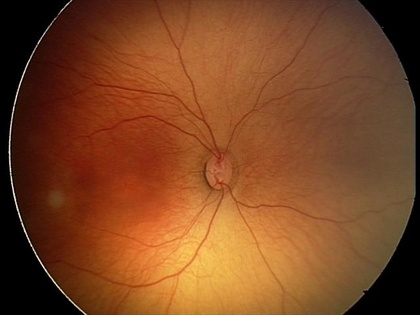
%> input picture Retinal_Images/Images/Control028_Serie2_4.jpg, 420 x 315 px, shrunk from 640 x 480 before the run
$ octave ODMaskSegmentation.m   (GNU Octave 9; MATLAB toolbox functions it lacks are replaced by stand-ins)
%> lines starting %> are read from the running program, lines starting %| are printed output that depends on the picture; in (x1, y1, x2, y2) boxes, pixels count from 0 and x2, y2 are one past the last pixel; in counts of white or black regions, pixels touching at a corner belong together; the program's own positions count from 1
### OpticalDiskMask.m
function [mask, center, radii] = OpticalDiskMask(i, RetCam, metric_th)

    %parametry pro BF
    sigmas = 5;        %  spatial gaussian kernel
    sigmar100 = 100;    %  range gaussian kernel for BF
    w = 6*round(sigmas)+1;
    tol = 0.01;

    [r, s, ~]=size(i);

    model_RG(:,:,1)= i (:,:,1); %Green and red channel extraction
    model_RG(:,:,2)= i (:,:,2);
    model_RG(:,:,3)= zeros (r,s);

    model_RG=rgb2gray(model_RG); % Monochromatic conversion
    %model_RG(~segImg) = mean(model_RG(:));

    hist=adapthisteq(model_RG); %Histogram equalization

    Img=imadjust(hist,[0.1; 0.8],[0; 0.9]); %Intensity transformation

    f=double(Img);

    L = 0;
    [M, N]=computeTruncation(f, sigmar100, w, tol);
    [f100, ~] = computeDivergence(f, f, sigmas,sigmar100,L,w,N,M);
    Img = double(f100);

    Img = double(Img(:,:,1)); %format double

    %Definition of center of initial contour
    greenImg = i(:,:,2);
    mask = imbinarize(greenImg,0.01);
    mask = imfill(mask, [100,100]);
    mask(1:10, :) = 0;
    mask(end-10:end, :) = 0;
    scrtele = strel('disk', 50);
    mask = imerode(mask, scrtele);

    if ~RetCam
        greenChannel = im2double(i(:,:,2));

        kernel_size = 30;
        mean_kernel = ones(kernel_size) / (kernel_size^2);
        background_estimate = conv2(greenChannel, mean_kernel, 'same');
        normalized_image = greenChannel - background_estimate;
        normalized_image(~mask) = mean(mean(normalized_image));

        DoGInput = normalized_image;
    else
        [BW,~] = createYellowMask(i);
        mask = mask & BW;

        redChannel = im2double(i(:,:,1));

        DoGInput = redChannel;
    end

    gSize = 70;
    gaussian1 = fspecial('Gaussian', gSize, 15);
    gaussian2 = fspecial('Gaussian', gSize, 17);
    dog = gaussian1 - gaussian2;
    filtImg = conv2(DoGInput, dog, 'same');
    filtImg(~mask) = mean(mean(filtImg(mask)));
    filtImg = imadjust(filtImg);

    [centers,radiis,metric] = imfindcircles(filtImg,[10 40], 'EdgeThreshold',0.25);
    mask = zeros(size(redChannel));
    center = [];
    radii =[];
    if ~isempty(centers)
        if metric(1) > metric_th
            xt = centers(1,1);
            yt = centers(1,2);

            a=2.5; % Size of horizontal axis of initial active contour in the shape of ellipse
            b=5.5;  % Size of vertical axis of initial active contour in the shape of ellipse
            NumIter = 300; %iterations
            timestep=.05; %time step
            mu=.05/timestep;% level set regularization term, please refer to "Chunming Li and et al. Level Set Evolution Without Re-initialization: A New Variational Formulation, CVPR 2005"
            sigma = 10;%size of kernel
            epsilon = .01;
            c0 = 2.6; % the constant value
            lambda1=1.01;%outer weight, please refer to "Chunming Li and et al,  Minimization of Region-Scalable Fitting Energy for Image Segmentation, IEEE Trans. Image Processing, vol. 17 (10), pp. 1940-1949, 2008"
            lambda2=1.05;%inner weight
            %if lambda1>lambda2; tend to inflate
            %if lambda1<lambda2; tend to deflate
            nu = 0.0005*255*255;%length term
            alf = 25;%data term weight

            %Define segmentation based on the active contour model
            [Height, Wide] = size(Img);
            [xx, yy] = meshgrid(1:Wide,1:Height);
            phi = (sqrt(((xx - xt).^2/a + (yy - yt).^2/b )) - 10); % initial active contour defintion
            phi = sign(phi).*c0;

            Ksigma=fspecial('gaussian',round(2*sigma)*2 + 1,sigma); %  kernel
            ONE=ones(size(Img));
            KONE = imfilter(ONE,Ksigma,'replicate');
            KI = imfilter(Img,Ksigma,'replicate');
            KI2 = imfilter(Img.^2,Ksigma,'replicate');
            %pause(0.02)

            % Compute segmentation over set iterations
            for iter = 1:NumIter
                phi =evolution_LGD(Img,phi,epsilon,Ksigma,KONE,KI,KI2,mu,nu,lambda1,lambda2,timestep,alf);
            end

            [r, s]=size(phi);

            for i=1:r
                for j=1:s
                    if phi(i,j)<0
                        bin(i,j)=0;
                    else
                        bin(i,j)=1;
                    end
                end
            end

            mask=1-bin;
            center = centers(1,:);
            radii = radiis(1);
        end
    end
end

### maxFilter.m
function  T  =   maxFilter(inImg , w)

%%%%%%%%%%%%%%%%%%%%%%%%%%%%%%%%%%%%%%%%%%%%%%%%%%%%%%%%%%%%%%%
%
%  Computes the maximum local dynamic range
%
%  T = max_x  max_{|y| <= r} |f(x) - f(x-y)|
%
%  inImg     : grayscale image
%  w           : search window (w = 2*r+1, must be odd)
%  T           : maximum local dynamic range
%
%  Author: Kunal N. Chaudhury
%  Date:   March 1, 2012
%
% Reference:
%
% [2] K.N. Chaudhury, "Acceleration of the shiftable O(1) algorithm for
% bilateral filtering and non-local means,"  IEEE Transactions on Image Proc.,
% vol. 22, no. 4, 2013.
%
%%%%%%%%%%%%%%%%%%%%%%%%%%%%%%%%%%%%%%%%%%%%%%%%%%%%%%%%%%%%%%%
T = -1;
sym    = (w - 1)/2;
[m, n] = size(inImg);
template = inImg;

% scan along row
for ii = 1 : m
    L     = zeros(n, 1);
    R     = zeros(n, 1);
    L(1)  = template(ii, 1);
    R(n)  = template(ii, n);

    for k = 2 : n
        if  mod(k - 1, w) == 0
            L(k)          = template(ii ,  k);
            R(n - k + 1)  = template(ii ,  n - k + 1);
        else
            L(k)          = max( L(k-1) , template(ii, k) );
            R(n - k + 1)  = max( R(n - k + 2), template(ii, n - k + 1) );
        end
    end

    for k = 1 : n
        p = k - sym;
        q = k + sym;
        if p < 1
            r = -1;
        else
            r = R(p);
        end
        if q > n
            l = -1;
        else
            l = L(q);
        end
        template(ii, k) = max(r,l);
    end

end

% scan along column
for jj = 1 : n
    L    = zeros(m, 1);
    R    = zeros(m, 1);
    L(1) = template(1, jj);
    R(m) = template(m, jj);

    for k = 2 : m
        if  mod(k - 1, w) == 0
            L(k)          = template(k, jj);
            R(m - k + 1)  = template(m - k + 1, jj);
        else
            L(k)          = max( L(k - 1), template(k, jj) );
            R(m - k + 1)  = max( R(m - k + 2), template(m - k + 1, jj));
        end
    end

    for k = 1 : m
        p = k - sym;
        q = k + sym;
        if p < 1
            r = -1;
        else
            r = R(p);
        end
        if q > m
            l = -1;
        else
            l = L(q);
        end
        temp = max(r,l) - inImg(k, jj);
        if temp > T
            T = temp;
        end
    end
end

### computeTruncation.m
function [M,N]  =  computeTruncation(inImg, sigmar, w, tol)
T  =  maxFilter(inImg, w);
N  =  ceil( 0.405 * (T / sigmar)^2 );
twoN     =  2^N;
if tol == 0
    M = 0;
else
    if sigmar > 40
        M = 0;
    elseif sigmar > 10
        sumCoeffs = 0;
        for k = 0 : round(N/2)
            warning('off'); %#ok<WNOFF>
            sumCoeffs = sumCoeffs + nchoosek(N,k)/twoN;
            if sumCoeffs > tol/2
                M = k;
                break;
            end
        end
    else
        M = ceil( 0.5*( N - sqrt(4*N*log(2/tol))));
    end
end
end

### computeDivergence.m
% compute filter and divergence using shiftable algorithm
%
function [F, div] = computeDivergence ...
    (f,barf,sigmas,sigmar,L,w,N,M)
filt   = fspecial('gaussian', [w w], sigmas);
ct = (w+1)/2;
centerWt = filt(ct,ct);
gamma  =  1/(sqrt(N)*sigmar);
twoN    =  2^N;
[m,n] = size(f);
ii = sqrt(-1);
R = zeros(m,n);
S = zeros(m,n);
delR = zeros(m,n);
delS = zeros(m,n);
if M == 0
    for k = 0 : N
        omegak = (2*k - N)*gamma;
        ck = nchoosek(N,k)/twoN;
        U = exp(-ii*omegak*barf);
        W = conj(U);
        V = W.*f;
        barV  = imfilter(V, filt);
        barW = imfilter(W, filt);
        B = ck*U.*barV;
        C = ck*U.*barW;
        R = R + B;
        S  = S + C;
        delR = delR + omegak*B;
        delS = delS  + omegak*C;
    end
    F = real(R./S);
    delR =  centerWt - (1/(2*L+1))^2*ii*delR;
    delS  = -ii*(1/(2*L+1))^2*delS;
else
    sumck = 0;
    sumckwk = 0;
    if N < 50
        for k = M : N - M
            omegak = (2*k - N)*gamma;
            warning('off'); %#ok<WNOFF>
            ck = nchoosek(N,k)/twoN;
            U = exp(-ii*omegak*barf);
            W = conj(U);
            V = W.*f;
            barV  = imfilter(V, filt);
            barW = imfilter(W, filt);
            B = ck*U.*barV;
            C = ck*U.*barW;
            sumck = sumck + ck;
            sumckwk = sumckwk + ck*omegak;
            R = R + B;
            S  = S + C;
            delR = delR + omegak*B;
            delS = delS  + omegak*C;
        end
    else
        for k = M : N - M
            omegak = (2*k - N)*gamma;
            warning('off'); %#ok<WNOFF>
            % Sterling's approximation
            ck = exp(logfactorial(N) - logfactorial(k) ...
            - logfactorial(N-k) - N*log(2));
            U = exp(-ii*omegak*barf);
            W = conj(U);
            V = W.*f;
            barV  = imfilter(V, filt);
            barW = imfilter(W, filt);
            B = ck*U.*barV;
            C = ck*U.*barW;
            sumck = sumck + ck;
            sumckwk = sumckwk + ck*omegak;
            R = R + B;
            S  = S + C;
            delR = delR + omegak*B;
            delS = delS  + omegak*C;
        end
    end
    F =real(R./S);
    delR = centerWt*sumck + ii*(1/(2*L+1))^2* ...
        (centerWt*sumckwk*f - delR);
    delS = ii*(1/(2*L+1))^2*(centerWt*sumckwk - delS);
end
div  = real(sum(sum((S.*delR - R.*delS)./S.^2)));
end

### ODMaskSegmentation.m
% *Algorithm to generate Optical Disk Mask of Retinal Images*
%
%     Developers: José Almeida
%     VSB - Technical University of Ostrava, 2023
%
%      The input should be a RGB Retinal Image. It uses an
%      morphologic-based method for the automatic recognition of an OD
%      point and then uses an Active Countour approach to generate the
%      mask. The program saves a .MAT file with both binnary OD Mask image
%      and the coordinates for the center point.


clc; clear all; close all;

addpath('ODExternalFunctions\')

% Image Selection
img_name = "Control028_Serie2_4.jpg";
img_path = "Retinal_Images\Images\" + img_name;
image = im2double(imread(img_path));

segImg = imbinarize(imread("Retinal_Images\Segmentation_Combined\Seg_Control028_Serie2_4.jpg"));
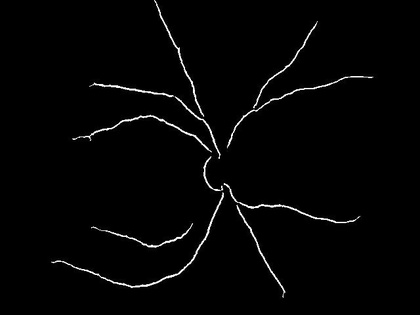
%> input picture Retinal_Images/Segmentation_Frangi/JPG/Seg_Control028_Serie2_4.jpg, 420 x 315 px, shrunk from 640 x 480 before the run
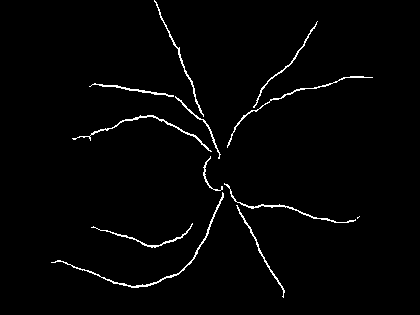
%> segImg: size 315x420 logical; 1.9% white in thin lines or dots, all inside (x1, y1, x2, y2) = (51, 0, 373, 298)


RetCam = 1; % RetCam and ICON images have some differences
metric_th = 0.3;
[mask, center, radii] = OpticalDiskMask(image,RetCam, metric_th);
%> in OpticalDiskMask, `model_RG(:,:,1)= i (:,:,1);`:
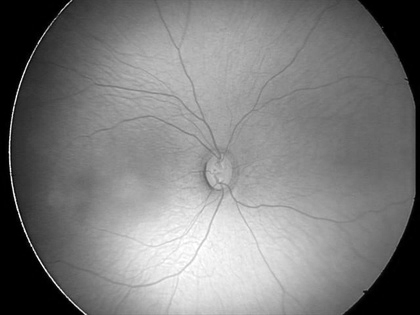
%> model_RG: size 315x420 double; min 0, max 1, mean 0.487
%> in OpticalDiskMask, `model_RG(:,:,3)= zeros (r,s);`:
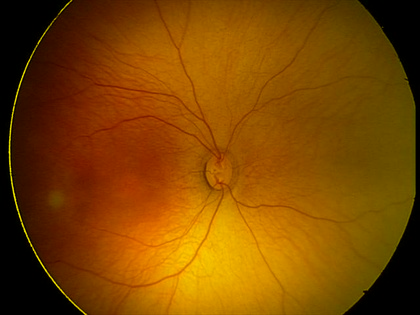
%> model_RG: size 315x420x3 double; mean R, G, B 0.487, 0.274, 0
%> in OpticalDiskMask, `model_RG=rgb2gray(model_RG);`:
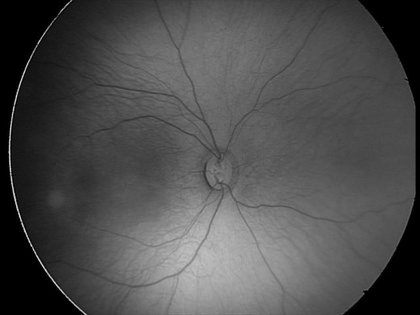
%> model_RG: size 315x420 double; min 0, max 0.877, mean 0.306
%> in OpticalDiskMask, `Img=imadjust(hist,[0.1; 0.8],[0; 0.9]);`:
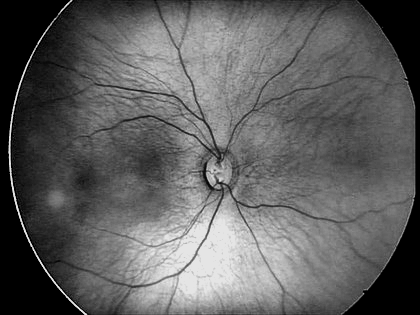
%> Img: size 315x420 double; min 0, max 0.9, mean 0.376
%> after the loop in maxFilter, `for ii = 1 : m`:
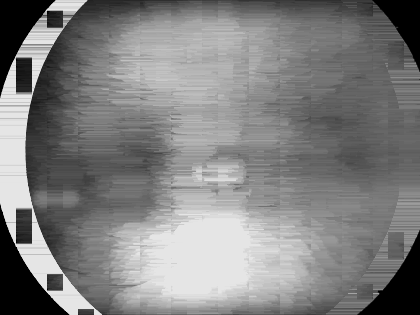
%> template: size 315x420 double; min 0, max 0.9, mean 0.505
%> after the loop in maxFilter, `for ii = 1 : m`: L = 420 values, max 0.9 at index 86, min 0 at index 1, mean 0.232; R = 420 values, max 0.9 at index 80, min 0 at index 1, mean 0.215; l = -1; r = 0
%> after the loop in maxFilter, `for jj = 1 : n`: L = 315 values, max 0.615 at index 204, min 0 at index 1, mean 0.28; R = 315 values, max 0.615 at index 192, min 0 at index 1, mean 0.257; T = 0.9
%> in computeTruncation, `N  =  ceil( 0.405 * (T / sigmar)^2 );`: N = 1
%> in computeTruncation, `twoN     =  2^N;`: twoN = 2
%> in OpticalDiskMask, `[M, N]=computeTruncation(f, sigmar100, w, tol);`: M = 0; N = 1
%> in computeDivergence, `gamma  =  1/(sqrt(N)*sigmar);`: gamma = 0.01
%> the loop in computeDivergence, `for k = 0 : N` made 1 pass
%> (omegak, ck) on pass 1: (-0.01, 0.5)
%> the run ends on the next line
